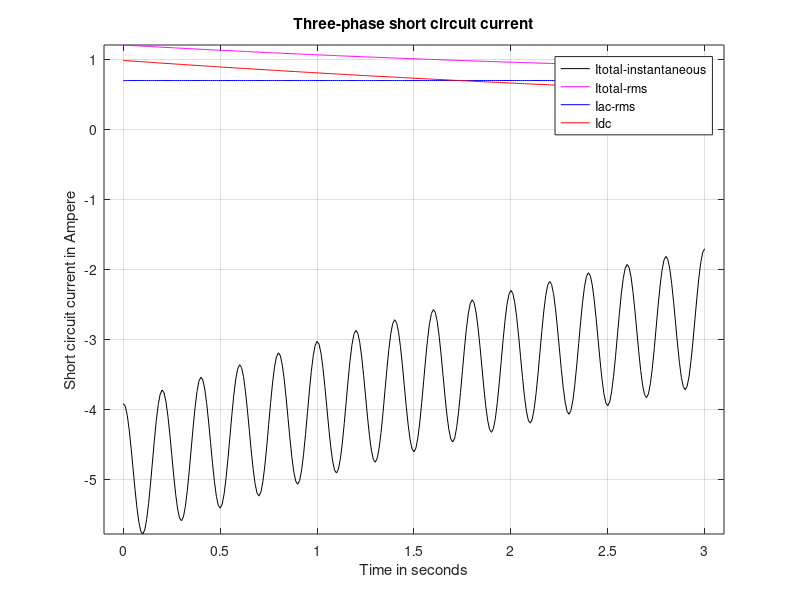

This chart was generated by the following MATLAB code:
%% This script calculate and visualize a Three-Phase unloaded Generator bolted short circuit current. 

%% Brief explanation:
% The ac fault current in a synchronous machine can be modeled by the
% series R–L circuit if a time-varying inductance L(t) or reactance
% X(t) = w*L(t) is employed. In standard machine theory texts, the 
% following reactances are defined:
% X''d = direct axis subtransient reactance ; T''d: direct axis short circuit subtransient time constant
% X'd = direct axis transient reactance ; T’d: direct axis short circuit transient time constant
% Xa = direct axis synchronous reactance ; Ta: Armature short circuit time constant
% where X''d < X'd < Xd . The subscript d refers to the direct axis.
% There are similar quadrature axis reactances X''q, Xq, and Xq. 
% However, if the armature resistance is small, the quadrature axis reactances 
% do not significantly affect the short-circuit current. 
%--------------------------------------------------------------------------------------------
function threephasesc
%% The inputs to the function are:

% S which is the base apparent power in VA
% Ug is the Voltage in V
% percentageEg is the generator percentage operating voltage. For example:
% if The generator is operating at 5% above rated voltage, then
% percentageEg = 0.05, if the generator is operating at the rated voltage
% then percentageEg = 0 .
% f: working frequency in hertz
% Xsecond(x''d): direct axis subtransient reactance in p.u
% Xprime(x'd): direct axis transient reactance in p.u
% Xd(xd): direct axis synchronous reactance in p.u
% Tsecond(T''d): direct axis short circuit subtransient time constant in
% seconds
% Tprime(T'd): direct axis short circuit transient time constant in seconds
% Ta(Ta): Armature short circuit time constant in seconds

% Assumptions:
% We neglect the effect of q axis due that they don't significantly affect 
% the short circuit current as explained before.
% We assume maximum dc offset to obtain the worst short circuit case

%% Example (Typical input problems)
% A 500-MVA 20-kV, 60-Hz synchronous generator with reactances X”d= 0.15 p.u.,
% X’d=0.24 p.u.; Xd =1.1 p.u. and time constants T”d=0.035s, T’d=2s, TA=0.20 s. 

% The generator is operating at 5% above rated voltage and at no-load when a bolted 
% three-phase short circuit occurs on the load side of the breaker.

% Thus, you enter the data as following:
% S = 500000000;
% Ug = 20000;
% percentageEg = 0.05;
% f = 60;
% Xsecond = 0.15;
% Xprime = 0.24;
% Xd = 1.1;
% Tsecond = 0.035;
% Tprime = 2;
% Ta = 0.2;
%-----------------------------------------------------------------------------------------------------

S = input('Please enter the Generator apparent power S  in VA: ');
Ug = input('Please enter the Generator rated voltage V in Volt: ');
percentageEg = input('if working voltage is,for example, 5% above rated voltage, enter 0.05, if at rated voltage enter 0: ');
f = input('Please enter the Generator working frequency: ');
Xsecond = input('Please enter Xsecond (subtransient reactance) of the Generator in ohm: ');
Tsecond = input('Please enter Tsecond (subtransient Time constant) of the Generator in seconds: ');
Xprime = input('Please enter Xprime (transient reactance) of the Generator in ohm: ');
Tprime = input('Please enter Tprime (transient Time constant) of the Generator in seconds: ');
Xd = input('Please enter X (steady-state reactance) of the Generator in ohm: ');
Ta = input('Please enter Ta (steady-state Time constant) of the Generator in seconds: ');

if ~isnumeric(S) || ~isnumeric(Ug) || ~isnumeric(percentageEg) || ~isnumeric(f) || ~isnumeric(Xsecond) ...
        || ~isnumeric(Xprime) || ~isnumeric(Xd) || ~isnumeric(Tsecond) || ~isnumeric(Tprime) || ~isnumeric(Ta)
    error('Invalid data, All the input values must be numeric. Please Try again')
end
t= 0:0.01:3; % You can change the time limit 
              % number whenever you want, just change the 
              % time end value ( 3 in this
              % example)
              
w = 2*pi*f;
Ibase = S/(sqrt(3) * Ug);
Eg = 1 + percentageEg;

Ish = zeros(1,length(t));
Iac_rms = zeros(1,length(t));
Idc_offset = zeros(1,length(t));
Ish_rms = zeros(1,length(t));
for i = 1:length(t)
    Ish(i) = sqrt(2) * Eg * ((1/Xsecond - 1/Xprime) * exp(-t(i)/Tsecond) + (1/Xprime - 1/Xd) ...
        * exp( -t(i)/Tprime) + 1/Xd) * cos(w*t(i)) - sqrt(2) * Eg * exp( -t(i)/Ta);
    Ish(i) = Ish(i) * Ibase;
    Iac_rms(i) = Eg * ((1/Xsecond - 1/Xprime) *exp(-t(i)/Tsecond) + (1/Xprime - 1/Xd) * exp(-t(i)/Tprime) + 1/Xd);
    Iac_rms(i) = Iac_rms(i) * Ibase;
    Idc_offset(i) = sqrt(2) * (Eg / Xsecond) * exp(-t(i)/Ta);
    Idc_offset(i) = Idc_offset(i) * Ibase;
    Ish_rms(i) = sqrt(Iac_rms(i)^2 + Idc_offset(i)^2);
end

plot(t,Ish,'k')
hold on
plot(t,Ish_rms,'m')
plot(t,Iac_rms,'b')
plot(t,Idc_offset,'r')
legend('Itotal-instantaneous','Itotal-rms','Iac-rms','Idc')
xlabel('Time in seconds')
ylabel('Short circuit current in Ampere')
title('Three-phase short circuit current')
grid on
xx = t(end) +0.1;
axis([-0.1 xx min(Ish(:)) max(Ish_rms(1))])


